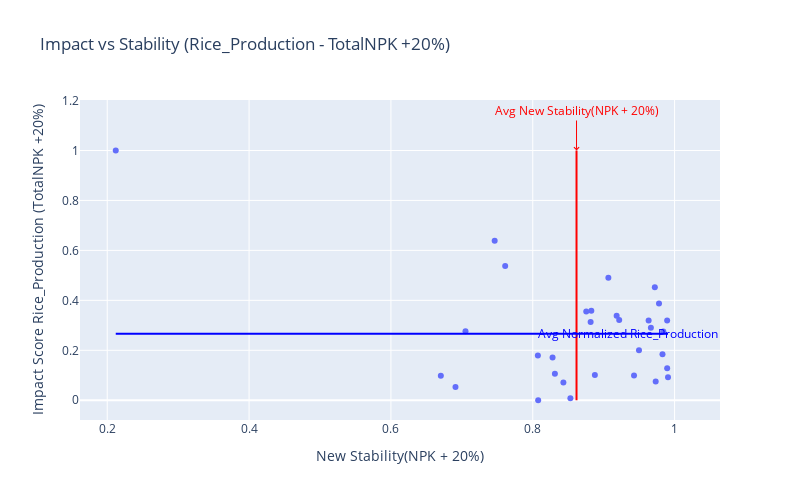
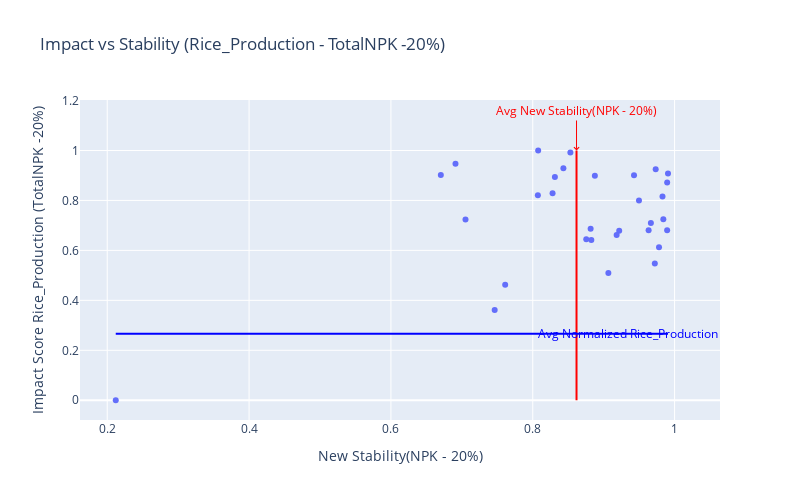

Here is the notebook cell these charts were saved with, in order:
### Code cell
from bokeh.models import Span, Label
from bokeh.plotting import figure, show, output_notebook
from bokeh.models.sources import ColumnDataSource
from bokeh.models.tools import HoverTool
import statsmodels.api as sm
from sklearn.preprocessing import MinMaxScaler
import plotly.express as px

def calc_and_vis_impact_stability_1D(G, existing_data, adjacency_file, base_column, capability_vector, intervention, dim, final_data):
    filtered_df = df[(df[capability_vector] != 0) & (~df[capability_vector].isnull())]
    X = sm.add_constant(df[base_column])
    y = df[capability_vector]
    model = sm.OLS(y, X).fit()
    
    m, c = model.params[base_column], model.params['const']
    print(m,c)
    base_column_increase = (1 + intervention/100) * df[base_column]
    base_column_decrease = (1 - intervention/100) * df[base_column]

    new_vector_increase = m * base_column_increase + c
    new_vector_decrease = m * base_column_decrease + c
    
    vector_plus = new_vector_increase - m * df[base_column] - c  
    vector_minus = new_vector_decrease - m * df[base_column] - c

    scaler = MinMaxScaler()
    normalized_change_increase_vector = scaler.fit_transform(vector_plus.values.reshape(-1, 1))
    normalized_change_decrease_vector = scaler.fit_transform(vector_minus.values.reshape(-1, 1))
    normalized_new_increase_vector = scaler.fit_transform(new_vector_increase.values.reshape(-1, 1))
    normalized_new_decrease_vector = scaler.fit_transform(new_vector_decrease.values.reshape(-1, 1))

    result_df = pd.DataFrame({
        f'{capability_vector} ({base_column} +{intervention}%)': new_vector_increase,
        f'{capability_vector} ({base_column} -{intervention}%)': new_vector_decrease,
        f'Normalized {capability_vector} ({base_column} +{intervention}%)': normalized_new_increase_vector.flatten(),
        f'Normalized {capability_vector} ({base_column} -{intervention}%)': normalized_new_decrease_vector.flatten(),
        f'Impact Score {capability_vector} ({base_column} +{intervention}%)': normalized_change_increase_vector.flatten(),
        f'Impact Score {capability_vector} ({base_column} -{intervention}%)': normalized_change_decrease_vector.flatten(),
    })
    
    # Merge Columns
    for column in result_df.columns:
        existing_data[column] = result_df[column]

    # Calculate Stability and add to DataFrame
    columns_to_pass = [f"Normalized {capability_vector} ({base_column} {'+' if intervention >= 0 else '-'}{abs(intervention)}%)"]
    stability_column, stability_column_name = calculate_and_map_stability(G, existing_data.copy(), adjacency_file, columns_to_pass, intervention, dim)

    existing_data[stability_column_name] = stability_column

    # Calculate Stability for the opposite intervention and add to DataFrame
    opposite_intervention = -intervention
    columns_to_pass_opposite = [f"Normalized {capability_vector} ({base_column} {'+' if opposite_intervention >= 0 else '-'}{abs(opposite_intervention)}%)"]
    stability_column_opposite, stability_column_name_opposite = calculate_and_map_stability(G, existing_data.copy(), adjacency_file, columns_to_pass_opposite, opposite_intervention, dim)

    existing_data[stability_column_name_opposite] = stability_column_opposite

    columns_to_pass = [f"Normalized {capability_vector} ({base_column} {'+' if intervention >= 0 else '-'}{abs(intervention)}%)"]
    stability_column, stability_column_name = calculate_and_map_stability(G, existing_data.copy(), adjacency_file, columns_to_pass, intervention, dim)

    existing_data[stability_column_name] = stability_column

    # Calculate Stability for the opposite intervention and add to DataFrame
    opposite_intervention = -intervention
    columns_to_pass_opposite = [f"Normalized {capability_vector} ({base_column} {'+' if opposite_intervention >= 0 else '-'}{abs(opposite_intervention)}%)"]
    stability_column_opposite, stability_column_name_opposite = calculate_and_map_stability(G, existing_data.copy(), adjacency_file, columns_to_pass_opposite, opposite_intervention, dim)

    existing_data[stability_column_name_opposite] = stability_column_opposite

    # Visualize with Plotly for +intervention
    fig_increase = px.scatter(existing_data,
                              x=stability_column_name,
                              y=f'Impact Score {capability_vector} ({base_column} +{intervention}%)',
                              title=f'Impact vs Stability ({capability_vector} - {base_column} +{intervention}%)',
                              labels={'x': f'Stability ({base_column} +{intervention}%)', 'y': f'Impact ({capability_vector})'},
                              size_max=8,
                              width=800,
                              height=500)
    
    fig_increase.update_traces(hoverlabel=dict(bgcolor='grey', font=dict(color='white')))

    # Calculate average values from the DataFrame for +intervention
    avg_x_increase = existing_data[stability_column_name].mean()
    avg_y_increase = existing_data[f'Normalized {capability_vector} ({base_column} +{intervention}%)'].mean()

    # Add average lines for +intervention
    fig_increase.add_shape(
        type='line',
        x0=avg_x_increase,
        x1=avg_x_increase,
        y0=fig_increase.data[0].y.min(),
        y1=fig_increase.data[0].y.max(),
        line=dict(color='red', width=2)
    )
    fig_increase.add_shape(
        type='line',
        x0=fig_increase.data[0].x.min(),
        x1=fig_increase.data[0].x.max(),
        y0=avg_y_increase,
        y1=avg_y_increase,
        line=dict(color='blue', width=2)
    )

    # Add labels for average lines for +intervention
    fig_increase.add_annotation(
        x=avg_x_increase,
        y=fig_increase.data[0].y.max(),
        text=f'Avg {stability_column_name}',
        showarrow=True,
        arrowhead=4,
        arrowcolor='red',
        ax=0,
        ay=-40,
        font=dict(color='red')
    )
    fig_increase.add_annotation(
        x=fig_increase.data[0].x.max(),
        y=avg_y_increase,
        text=f'Avg Normalized {capability_vector}',
        showarrow=True,
        arrowhead=4,
        arrowcolor='blue',
        ax=-40,
        ay=0,
        font=dict(color='blue')
    )

    # Add tooltips for +intervention
    fig_increase.update_traces(hoverinfo='text+name',
                               hovertext=["District: " + str(d) +
                                          f"<br>Impact ({capability_vector}): {y} <br>Stability ({base_column} +{intervention}%): {x}"
                                          for x, y, d in zip(fig_increase.data[0].x, fig_increase.data[0].y, existing_data['District'])])

    # Visualize with Plotly for -intervention
    fig_decrease = px.scatter(existing_data,
                              x=stability_column_name_opposite,
                              y=f'Impact Score {capability_vector} ({base_column} -{intervention}%)',
                              title=f'Impact vs Stability ({capability_vector} - {base_column} -{intervention}%)',
                              labels={'x': f'Stability ({base_column} -{intervention}%)', 'y': f'Impact ({capability_vector})'},
                              size_max=8,
                              width=800,
                              height=500)

    # Calculate average values from the DataFrame for -intervention
    avg_x_decrease = existing_data[stability_column_name_opposite].mean()
    avg_y_decrease = existing_data[f'Normalized {capability_vector} ({base_column} -{intervention}%)'].mean()

    # Add average lines for -intervention
    fig_decrease.add_shape(
        type='line',
        x0=avg_x_decrease,
        x1=avg_x_decrease,
        y0=fig_decrease.data[0].y.min(),
        y1=fig_decrease.data[0].y.max(),
        line=dict(color='red', width=2)
    )
    fig_decrease.add_shape(
        type='line',
        x0=fig_decrease.data[0].x.min(),
        x1=fig_decrease.data[0].x.max(),
        y0=avg_y_decrease,
        y1=avg_y_decrease,
        line=dict(color='blue', width=2)
    )

    # Add labels for average lines for -intervention
    fig_decrease.add_annotation(
        x=avg_x_decrease,
        y=fig_decrease.data[0].y.max(),
        text=f'Avg {stability_column_name_opposite}',
        showarrow=True,
        arrowhead=4,
        arrowcolor='red',
        ax=0,
        ay=-40,
        font=dict(color='red')
    )
    fig_decrease.add_annotation(
        x=fig_decrease.data[0].x.max(),
        y=avg_y_decrease,
        text=f'Avg Normalized {capability_vector}',
        showarrow=True,
        arrowhead=4,
        arrowcolor='blue',
        ax=-40,
        ay=0,
        font=dict(color='blue')
    )

    # Add tooltips for -intervention
    fig_decrease.update_traces(hoverinfo='text+name',
                               hovertext=["District: " + str(d) +
                                          f"<br>Impact ({capability_vector}): {y} <br>Stability ({base_column} -{intervention}%): {x}"
                                          for x, y, d in zip(fig_decrease.data[0].x, fig_decrease.data[0].y, existing_data['District'])])

    # Show the plots
    fig_increase.show()
    fig_decrease.show()

    return existing_data

base_Column = "TotalNPK"
CapabilityVector = "Rice_Production"
adjacency_file = 'Karnataka_District_Adjacency_File - Copy.xlsx'
change_percentage = 20
inter = [10,20]
dim = 1

# Call the function and get the handles for the two plots
new_data_20 = calc_and_vis_impact_stability_1D(G, existing_data.copy(), adjacency_file, base_Column, CapabilityVector, change_percentage, dim)

# Display the resulting DataFrame
new_data_20.head()

### Figure 1 — Plotly figure (JSON) as saved in the notebook; plotly's stock layout.template omitted (floating-point values rounded to 4 significant figures)
{"data": [{"hoverinfo": "text+name", "hoverlabel": {"bgcolor": "grey", "font": {"color": "white"}}, "hovertemplate": "New Stability(NPK + 20%)=%{x}<br>Impact Score Rice_Production (TotalNPK +20%)=%{y}<extra></extra>", "hovertext": ["District: BENGALURU<br>Impact (Rice_Production): 0.09872069211476962 <br>Stability (TotalNPK +20%): 0.9427964151768252", "District: BENGALURU(R)<br>Impact (Rice_Production): 0.07541819102183565 <br>Stability (TotalNPK +20%): 0.9733301120544856", "District: RAMANAGARA<br>Impact (Rice_Production): 0.007616023561353907 <br>Stability (TotalNPK +20%): 0.853065967188974", "District: CHITRADURGA<br>Impact (Rice_Production): 0.17104990681300458 <br>Stability (TotalNPK +20%): 0.8279330894365062", "District: DAVANAGERE<br>Impact (Rice_Production): 0.5378155127585643 <br>Stability (TotalNPK +20%): 0.7611095771688028", "District: KOLAR<br>Impact (Rice_Production): 0.09227813441936454 <br>Stability (TotalNPK +20%): 0.9906928050436024", "District: CHIKKABALLAPURA<br>Impact (Rice_Production): 0.12775246772968868 <br>Stability (TotalNPK +20%): 0.9895039997545693", "District: SHIVAMOGGA<br>Impact (Rice_Production): 0.2902659855962816 <br>Stability (TotalNPK +20%): 0.9665527714502657", "District: TUMAKURU<br>Impact (Rice_Production): 0.18407307701157355 <br>Stability (TotalNPK +20%): 0.9829173610494796", "District: CHIKKAMAGALURU<br>Impact (Rice_Production): 0.3550021858677889 <br>Stability (TotalNPK +20%): 0.8754310103968419", "District: DAKSHINA KANNADA<br>Impact (Rice_Production): 0.07155840868824934 <br>Stability (TotalNPK +20%): 0.8431970617335083", "District: UDUPI<br>Impact (Rice_Production): 0.0 <br>Stability (TotalNPK +20%): 0.8076091208209659", "District: HASSAN<br>Impact (Rice_Production): 0.3582694829847448 <br>Stability (TotalNPK +20%): 0.8825882208570136", "District: KODAGU<br>Impact (Rice_Production): 0.20017371896642966 <br>Stability (TotalNPK +20%): 0.949778728822009", "District: MANDYA<br>Impact (Rice_Production): 0.31298175375624077 <br>Stability (TotalNPK +20%): 0.8815926922988427", "District: MYSURU<br>Impact (Rice_Production): 0.321357078760268 <br>Stability (TotalNPK +20%): 0.9218883021559559", "District: CHAMARAJANAGAR<br>Impact (Rice_Production): 0.10155656795747912 <br>Stability (TotalNPK +20%): 0.8875716159315248", "District: BELAGAVI<br>Impact (Rice_Production): 1.0 <br>Stability (TotalNPK +20%): 0.21200271507788593", "District: VIJAYAPURA<br>Impact (Rice_Production): 0.27656979820988903 <br>Stability (TotalNPK +20%): 0.7051528956995927", "District: BAGALKOT<br>Impact (Rice_Production): 0.45249764156370004 <br>Stability (TotalNPK +20%): 0.9721278847702537", "District: DHARAWAD<br>Impact (Rice_Production): 0.17966107544695248 <br>Stability (TotalNPK +20%): 0.8072050228940889", "District: GADAG<br>Impact (Rice_Production): 0.09854812360507116 <br>Stability (TotalNPK +20%): 0.6703883941924944", "District: HAVERI<br>Impact (Rice_Production): 0.33853915004256674 <br>Stability (TotalNPK +20%): 0.918278127845326", "District: UTTARA KANNADA<br>Impact (Rice_Production): 0.05273693656381588 <br>Stability (TotalNPK +20%): 0.6910436943466556", "District: BALLARI<br>Impact (Rice_Production): 0.3193495317641108 <br>Stability (TotalNPK +20%): 0.9633456267852624", "District: BIDAR<br>Impact (Rice_Production): 0.106474770483882 <br>Stability (TotalNPK +20%): 0.8312222452313569", "District: KALABURAGI<br>Impact (Rice_Production): 0.27525252525252497 <br>Stability (TotalNPK +20%): 0.9841275319635229", "District: YADGIRI<br>Impact (Rice_Production): 0.4903304111732358 <br>Stability (TotalNPK +20%): 0.9066116748349096", "District: RAICHUR<br>Impact (Rice_Production): 0.6390039345620215 <br>Stability (TotalNPK +20%): 0.7462909274982166", "District: KOPPAL<br>Impact (Rice_Production): 0.3877269275902529 <br>Stability (TotalNPK +20%): 0.9780216746048181", "District: Vijayanagara<br>Impact (Rice_Production): 0.31934377948045406 <br>Stability (TotalNPK +20%): 0.9894944126151415"], "legendgroup": "", "marker": {"color": "#636efa", "symbol": "circle"}, "mode": "markers", "name": "", "orientation": "v", "showlegend": false, "type": "scatter", "x": [0.9428, 0.9733, 0.8531, 0.8279, 0.7611, 0.9907, 0.9895, 0.9666, 0.9829, 0.8754, 0.8432, 0.8076, 0.8826, 0.9498, 0.8816, 0.9219, 0.8876, 0.212, 0.7052, 0.9721, 0.8072, 0.6704, 0.9183, 0.691, 0.9633, 0.8312, 0.9841, 0.9066, 0.7463, 0.978, 0.9895], "xaxis": "x", "y": [0.09872, 0.07542, 0.007616, 0.171, 0.5378, 0.09228, 0.1278, 0.2903, 0.1841, 0.355, 0.07156, 0, 0.3583, 0.2002, 0.313, 0.3214, 0.1016, 1, 0.2766, 0.4525, 0.1797, 0.09855, 0.3385, 0.05274, 0.3193, 0.1065, 0.2753, 0.4903, 0.639, 0.3877, 0.3193], "yaxis": "y"}], "layout": {"annotations": [{"arrowcolor": "red", "arrowhead": 4, "ax": 0, "ay": -40, "font": {"color": "red"}, "showarrow": true, "text": "Avg New Stability(NPK + 20%)", "x": 0.8617, "y": 1}, {"arrowcolor": "blue", "arrowhead": 4, "ax": -40, "ay": 0, "font": {"color": "blue"}, "showarrow": true, "text": "Avg Normalized Rice_Production", "x": 0.9907, "y": 0.2659}], "height": 500, "legend": {"tracegroupgap": 0}, "shapes": [{"line": {"color": "red", "width": 2}, "type": "line", "x0": 0.8617, "x1": 0.8617, "y0": 0, "y1": 1}, {"line": {"color": "blue", "width": 2}, "type": "line", "x0": 0.212, "x1": 0.9907, "y0": 0.2659, "y1": 0.2659}], "title": {"text": "Impact vs Stability (Rice_Production - TotalNPK +20%)"}, "width": 800, "xaxis": {"anchor": "y", "domain": [0, 1], "title": {"text": "New Stability(NPK + 20%)"}}, "yaxis": {"anchor": "x", "domain": [0, 1], "title": {"text": "Impact Score Rice_Production (TotalNPK +20%)"}}}}

### Figure 2 — Plotly figure (JSON) as saved in the notebook; plotly's stock layout.template omitted (floating-point values rounded to 4 significant figures)
{"data": [{"hoverinfo": "text+name", "hovertemplate": "New Stability(NPK - 20%)=%{x}<br>Impact Score Rice_Production (TotalNPK -20%)=%{y}<extra></extra>", "hovertext": ["District: BENGALURU<br>Impact (Rice_Production): 0.9012793078852303 <br>Stability (TotalNPK -20%): 0.9427964151768252", "District: BENGALURU(R)<br>Impact (Rice_Production): 0.9245818089781642 <br>Stability (TotalNPK -20%): 0.9733301120544856", "District: RAMANAGARA<br>Impact (Rice_Production): 0.9923839764386461 <br>Stability (TotalNPK -20%): 0.853065967188974", "District: CHITRADURGA<br>Impact (Rice_Production): 0.8289500931869951 <br>Stability (TotalNPK -20%): 0.8279330894365062", "District: DAVANAGERE<br>Impact (Rice_Production): 0.4621844872414351 <br>Stability (TotalNPK -20%): 0.7611095771688026", "District: KOLAR<br>Impact (Rice_Production): 0.9077218655806355 <br>Stability (TotalNPK -20%): 0.9906928050436024", "District: CHIKKABALLAPURA<br>Impact (Rice_Production): 0.8722475322703112 <br>Stability (TotalNPK -20%): 0.9895039997545693", "District: SHIVAMOGGA<br>Impact (Rice_Production): 0.7097340144037182 <br>Stability (TotalNPK -20%): 0.9665527714502657", "District: TUMAKURU<br>Impact (Rice_Production): 0.8159269229884263 <br>Stability (TotalNPK -20%): 0.9829173610494795", "District: CHIKKAMAGALURU<br>Impact (Rice_Production): 0.6449978141322105 <br>Stability (TotalNPK -20%): 0.8754310103968418", "District: DAKSHINA KANNADA<br>Impact (Rice_Production): 0.9284415913117506 <br>Stability (TotalNPK -20%): 0.8431970617335082", "District: UDUPI<br>Impact (Rice_Production): 1.0 <br>Stability (TotalNPK -20%): 0.8076091208209659", "District: HASSAN<br>Impact (Rice_Production): 0.641730517015255 <br>Stability (TotalNPK -20%): 0.8825882208570136", "District: KODAGU<br>Impact (Rice_Production): 0.7998262810335702 <br>Stability (TotalNPK -20%): 0.949778728822009", "District: MANDYA<br>Impact (Rice_Production): 0.6870182462437588 <br>Stability (TotalNPK -20%): 0.8815926922988427", "District: MYSURU<br>Impact (Rice_Production): 0.6786429212397322 <br>Stability (TotalNPK -20%): 0.9218883021559559", "District: CHAMARAJANAGAR<br>Impact (Rice_Production): 0.8984434320425209 <br>Stability (TotalNPK -20%): 0.8875716159315248", "District: BELAGAVI<br>Impact (Rice_Production): 0.0 <br>Stability (TotalNPK -20%): 0.21200271507788615", "District: VIJAYAPURA<br>Impact (Rice_Production): 0.7234302017901106 <br>Stability (TotalNPK -20%): 0.7051528956995928", "District: BAGALKOT<br>Impact (Rice_Production): 0.5475023584362992 <br>Stability (TotalNPK -20%): 0.9721278847702539", "District: DHARAWAD<br>Impact (Rice_Production): 0.8203389245530476 <br>Stability (TotalNPK -20%): 0.807205022894089", "District: GADAG<br>Impact (Rice_Production): 0.9014518763949286 <br>Stability (TotalNPK -20%): 0.6703883941924944", "District: HAVERI<br>Impact (Rice_Production): 0.661460849957433 <br>Stability (TotalNPK -20%): 0.918278127845326", "District: UTTARA KANNADA<br>Impact (Rice_Production): 0.9472630634361842 <br>Stability (TotalNPK -20%): 0.6910436943466556", "District: BALLARI<br>Impact (Rice_Production): 0.6806504682358896 <br>Stability (TotalNPK -20%): 0.9633456267852623", "District: BIDAR<br>Impact (Rice_Production): 0.8935252295161178 <br>Stability (TotalNPK -20%): 0.8312222452313569", "District: KALABURAGI<br>Impact (Rice_Production): 0.7247474747474747 <br>Stability (TotalNPK -20%): 0.9841275319635228", "District: YADGIRI<br>Impact (Rice_Production): 0.5096695888267644 <br>Stability (TotalNPK -20%): 0.9066116748349095", "District: RAICHUR<br>Impact (Rice_Production): 0.3609960654379787 <br>Stability (TotalNPK -20%): 0.7462909274982169", "District: KOPPAL<br>Impact (Rice_Production): 0.6122730724097465 <br>Stability (TotalNPK -20%): 0.978021674604818", "District: Vijayanagara<br>Impact (Rice_Production): 0.6806562205195463 <br>Stability (TotalNPK -20%): 0.9894944126151415"], "legendgroup": "", "marker": {"color": "#636efa", "symbol": "circle"}, "mode": "markers", "name": "", "orientation": "v", "showlegend": false, "type": "scatter", "x": [0.9428, 0.9733, 0.8531, 0.8279, 0.7611, 0.9907, 0.9895, 0.9666, 0.9829, 0.8754, 0.8432, 0.8076, 0.8826, 0.9498, 0.8816, 0.9219, 0.8876, 0.212, 0.7052, 0.9721, 0.8072, 0.6704, 0.9183, 0.691, 0.9633, 0.8312, 0.9841, 0.9066, 0.7463, 0.978, 0.9895], "xaxis": "x", "y": [0.9013, 0.9246, 0.9924, 0.829, 0.4622, 0.9077, 0.8722, 0.7097, 0.8159, 0.645, 0.9284, 1, 0.6417, 0.7998, 0.687, 0.6786, 0.8984, 0, 0.7234, 0.5475, 0.8203, 0.9015, 0.6615, 0.9473, 0.6807, 0.8935, 0.7247, 0.5097, 0.361, 0.6123, 0.6807], "yaxis": "y"}], "layout": {"annotations": [{"arrowcolor": "red", "arrowhead": 4, "ax": 0, "ay": -40, "font": {"color": "red"}, "showarrow": true, "text": "Avg New Stability(NPK - 20%)", "x": 0.8617, "y": 1}, {"arrowcolor": "blue", "arrowhead": 4, "ax": -40, "ay": 0, "font": {"color": "blue"}, "showarrow": true, "text": "Avg Normalized Rice_Production", "x": 0.9907, "y": 0.2659}], "height": 500, "legend": {"tracegroupgap": 0}, "shapes": [{"line": {"color": "red", "width": 2}, "type": "line", "x0": 0.8617, "x1": 0.8617, "y0": 0, "y1": 1}, {"line": {"color": "blue", "width": 2}, "type": "line", "x0": 0.212, "x1": 0.9907, "y0": 0.2659, "y1": 0.2659}], "title": {"text": "Impact vs Stability (Rice_Production - TotalNPK -20%)"}, "width": 800, "xaxis": {"anchor": "y", "domain": [0, 1], "title": {"text": "New Stability(NPK - 20%)"}}, "yaxis": {"anchor": "x", "domain": [0, 1], "title": {"text": "Impact Score Rice_Production (TotalNPK -20%)"}}}}
